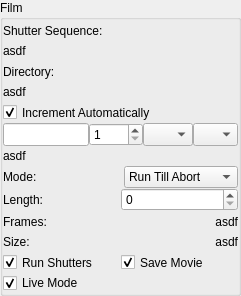
<?xml version="1.0" encoding="UTF-8"?>
<ui version="4.0">
 <class>GroupBox</class>
 <widget class="QGroupBox" name="GroupBox">
  <property name="geometry">
   <rect>
    <x>0</x>
    <y>0</y>
    <width>241</width>
    <height>296</height>
   </rect>
  </property>
  <property name="windowTitle">
   <string>GroupBox</string>
  </property>
  <property name="title">
   <string>Film</string>
  </property>
  <layout class="QVBoxLayout" name="verticalLayout">
   <property name="spacing">
    <number>0</number>
   </property>
   <property name="leftMargin">
    <number>0</number>
   </property>
   <property name="topMargin">
    <number>0</number>
   </property>
   <property name="rightMargin">
    <number>0</number>
   </property>
   <property name="bottomMargin">
    <number>0</number>
   </property>
   <item>
    <widget class="QLabel" name="shuttersLabels">
     <property name="text">
      <string>Shutter Sequence:</string>
     </property>
    </widget>
   </item>
   <item>
    <widget class="QLabel" name="shuttersText">
     <property name="layoutDirection">
      <enum>Qt::LeftToRight</enum>
     </property>
     <property name="text">
      <string>asdf</string>
     </property>
    </widget>
   </item>
   <item>
    <widget class="QLabel" name="directoryLabel">
     <property name="text">
      <string>Directory:</string>
     </property>
    </widget>
   </item>
   <item>
    <widget class="QLabel" name="directoryText">
     <property name="layoutDirection">
      <enum>Qt::LeftToRight</enum>
     </property>
     <property name="text">
      <string>asdf</string>
     </property>
     <property name="alignment">
      <set>Qt::AlignLeading|Qt::AlignLeft|Qt::AlignVCenter</set>
     </property>
    </widget>
   </item>
   <item>
    <widget class="QCheckBox" name="autoIncCheckBox">
     <property name="sizePolicy">
      <sizepolicy hsizetype="Preferred" vsizetype="Preferred">
       <horstretch>0</horstretch>
       <verstretch>0</verstretch>
      </sizepolicy>
     </property>
     <property name="text">
      <string>Increment Automatically</string>
     </property>
     <property name="checked">
      <bool>true</bool>
     </property>
    </widget>
   </item>
   <item>
    <layout class="QHBoxLayout" name="horizontalLayout">
     <property name="spacing">
      <number>0</number>
     </property>
     <item>
      <widget class="QLineEdit" name="filenameEdit">
       <property name="sizePolicy">
        <sizepolicy hsizetype="Preferred" vsizetype="Preferred">
         <horstretch>0</horstretch>
         <verstretch>0</verstretch>
        </sizepolicy>
       </property>
       <property name="focusPolicy">
        <enum>Qt::StrongFocus</enum>
       </property>
      </widget>
     </item>
     <item>
      <widget class="QSpinBox" name="indexSpinBox">
       <property name="sizePolicy">
        <sizepolicy hsizetype="Preferred" vsizetype="Preferred">
         <horstretch>0</horstretch>
         <verstretch>0</verstretch>
        </sizepolicy>
       </property>
       <property name="maximumSize">
        <size>
         <width>55</width>
         <height>16777215</height>
        </size>
       </property>
       <property name="minimum">
        <number>1</number>
       </property>
       <property name="maximum">
        <number>9999</number>
       </property>
      </widget>
     </item>
     <item>
      <widget class="QComboBox" name="extensionComboBox">
       <property name="sizePolicy">
        <sizepolicy hsizetype="Preferred" vsizetype="Preferred">
         <horstretch>0</horstretch>
         <verstretch>0</verstretch>
        </sizepolicy>
       </property>
       <property name="maximumSize">
        <size>
         <width>50</width>
         <height>16777215</height>
        </size>
       </property>
      </widget>
     </item>
     <item>
      <widget class="QComboBox" name="filetypeComboBox">
       <property name="sizePolicy">
        <sizepolicy hsizetype="Preferred" vsizetype="Preferred">
         <horstretch>0</horstretch>
         <verstretch>0</verstretch>
        </sizepolicy>
       </property>
       <property name="maximumSize">
        <size>
         <width>45</width>
         <height>16777215</height>
        </size>
       </property>
      </widget>
     </item>
    </layout>
   </item>
   <item>
    <widget class="QLabel" name="filenameLabel">
     <property name="text">
      <string>asdf</string>
     </property>
     <property name="alignment">
      <set>Qt::AlignLeading|Qt::AlignLeft|Qt::AlignVCenter</set>
     </property>
    </widget>
   </item>
   <item>
    <layout class="QHBoxLayout" name="horizontalLayout_2">
     <property name="spacing">
      <number>6</number>
     </property>
     <item>
      <widget class="QLabel" name="modeLabel">
       <property name="text">
        <string>Mode:</string>
       </property>
      </widget>
     </item>
     <item>
      <widget class="QComboBox" name="modeComboBox">
       <property name="sizePolicy">
        <sizepolicy hsizetype="Preferred" vsizetype="Preferred">
         <horstretch>0</horstretch>
         <verstretch>0</verstretch>
        </sizepolicy>
       </property>
       <property name="focusPolicy">
        <enum>Qt::WheelFocus</enum>
       </property>
       <item>
        <property name="text">
         <string>Run Till Abort</string>
        </property>
       </item>
       <item>
        <property name="text">
         <string>Fixed Length</string>
        </property>
       </item>
      </widget>
     </item>
    </layout>
   </item>
   <item>
    <layout class="QHBoxLayout" name="horizontalLayout_3">
     <item>
      <widget class="QLabel" name="lengthLabel">
       <property name="text">
        <string>Length:</string>
       </property>
      </widget>
     </item>
     <item>
      <widget class="QSpinBox" name="lengthSpinBox">
       <property name="sizePolicy">
        <sizepolicy hsizetype="Minimum" vsizetype="Preferred">
         <horstretch>0</horstretch>
         <verstretch>0</verstretch>
        </sizepolicy>
       </property>
       <property name="maximum">
        <number>1000000</number>
       </property>
      </widget>
     </item>
    </layout>
   </item>
   <item>
    <layout class="QHBoxLayout" name="horizontalLayout_4">
     <item>
      <widget class="QLabel" name="framesLabel">
       <property name="text">
        <string>Frames:</string>
       </property>
      </widget>
     </item>
     <item>
      <widget class="QLabel" name="framesText">
       <property name="text">
        <string>asdf</string>
       </property>
       <property name="alignment">
        <set>Qt::AlignRight|Qt::AlignTrailing|Qt::AlignVCenter</set>
       </property>
      </widget>
     </item>
    </layout>
   </item>
   <item>
    <layout class="QHBoxLayout" name="horizontalLayout_6">
     <item>
      <widget class="QLabel" name="sizeLabel">
       <property name="text">
        <string>Size:</string>
       </property>
      </widget>
     </item>
     <item>
      <widget class="QLabel" name="sizeText">
       <property name="text">
        <string>asdf</string>
       </property>
       <property name="alignment">
        <set>Qt::AlignRight|Qt::AlignTrailing|Qt::AlignVCenter</set>
       </property>
      </widget>
     </item>
    </layout>
   </item>
   <item>
    <layout class="QHBoxLayout" name="horizontalLayout_5">
     <item>
      <widget class="QCheckBox" name="autoShuttersCheckBox">
       <property name="sizePolicy">
        <sizepolicy hsizetype="Minimum" vsizetype="Preferred">
         <horstretch>0</horstretch>
         <verstretch>0</verstretch>
        </sizepolicy>
       </property>
       <property name="text">
        <string>Run Shutters</string>
       </property>
       <property name="checked">
        <bool>true</bool>
       </property>
      </widget>
     </item>
     <item>
      <widget class="QCheckBox" name="saveMovieCheckBox">
       <property name="sizePolicy">
        <sizepolicy hsizetype="Minimum" vsizetype="Preferred">
         <horstretch>0</horstretch>
         <verstretch>0</verstretch>
        </sizepolicy>
       </property>
       <property name="text">
        <string>Save Movie</string>
       </property>
       <property name="checked">
        <bool>true</bool>
       </property>
      </widget>
     </item>
    </layout>
   </item>
   <item>
    <widget class="QCheckBox" name="liveModeCheckBox">
     <property name="sizePolicy">
      <sizepolicy hsizetype="Minimum" vsizetype="Preferred">
       <horstretch>0</horstretch>
       <verstretch>0</verstretch>
      </sizepolicy>
     </property>
     <property name="text">
      <string>Live Mode</string>
     </property>
     <property name="checked">
      <bool>true</bool>
     </property>
    </widget>
   </item>
  </layout>
 </widget>
 <resources/>
 <connections/>
</ui>
